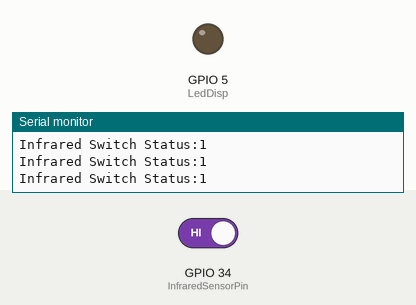
This sketch was run on a simulated ESP8266 (NodeMCU). Parts: output pins drawn as LEDs (lit = HIGH), the last lines printed to the serial monitor. The test bench sets the inputs (shaded band); at power-on: GPIO 34 (InfraredSensorPin) HIGH. WiFi joins after 1.5 s; servers stay silent unless stated.

Above: at 2.7 s.
2.8 s: GPIO 34 (InfraredSensorPin) driven LOW
At 3.6 s:
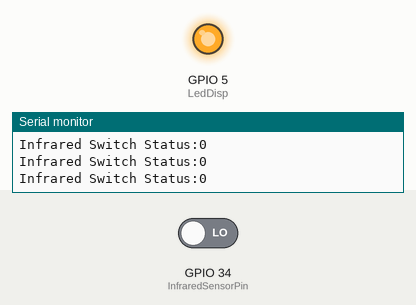
Timing chart, 0 to 5.8 s (numbered marks = the images above; inputs shaded):
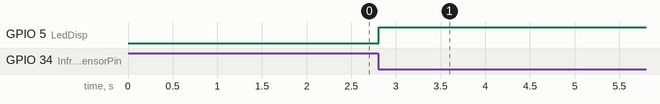

The sketch:

sketch_apr01a_finaal.ino
```cpp
// 32 35 36
#if defined(ESP32)
  #include <WiFi.h>
#elif defined(ESP8266)
  #include <ESP8266WiFi.h>
#endif
#include <Firebase_ESP_Client.h>

//Provide the token generation process info.
#include "addons/TokenHelper.h"
//Provide the RTDB payload printing info and other helper functions.
#include "addons/RTDBHelper.h"

#define WIFI_SSID "IoTdevices"
#define WIFI_PASSWORD "dFscvc=Itrs"

#define API_KEY "AIzaSyBfEA9-tvOhCddffdjDDEHs7hsvqCsgL18"
#define DATABASE_URL "https://ea2022-502d9-default-rtdb.firebaseio.com/"

//Define Firebase Data object
FirebaseData fbdo;
FirebaseAuth auth;
FirebaseConfig config;

const int InfraredSensorPin = 34;//Connect the signal pin to the digital pin 4
const int LedDisp = 5;
int timer = 0;

void setup()
{
  Serial.begin(57600);
  Serial.println("Start!");
  pinMode(InfraredSensorPin, INPUT);
  pinMode(LedDisp, OUTPUT);
  digitalWrite(LedDisp, LOW);

  WiFi.begin(WIFI_SSID, WIFI_PASSWORD);
  Serial.print("Connecting to Wi-Fi");
  while (WiFi.status() != WL_CONNECTED){
    Serial.print(".");
    delay(300);
  }

  Serial.println();
  Serial.print("Connected with IP: ");
  Serial.println(WiFi.localIP());
  Serial.println();

  config.api_key = API_KEY;
  config.database_url = DATABASE_URL;

  if (Firebase.signUp(&config, &auth, "", "")){
    Serial.println("ok");
//    signupOK = true;
  }
  else{
    Serial.printf("v%s\n\n", config.signer.signupError.message.c_str());
  }

  config.token_status_callback = tokenStatusCallback; //see addons/TokenHelper.h

  Firebase.begin(&config, &auth);
  Firebase.reconnectWiFi(true);
}

void loop()
{
  if (digitalRead(InfraredSensorPin) == 0 or timer != 0)  {
    digitalWrite(LedDisp, HIGH);
    timer += 50;
  }
  else  digitalWrite(LedDisp, LOW);
  if (timer == 5000) {
    timer = 0;
  }
  if (digitalRead(InfraredSensorPin) == 0){
    timer = 50;
  }
  Serial.print("Infrared Switch Status:");
  Serial.println(digitalRead(InfraredSensorPin), BIN);
  delay(50);
}
```

Measured:
- after the input at 2.8 s, GPIO 5 (LedDisp): LOW → HIGH at once
